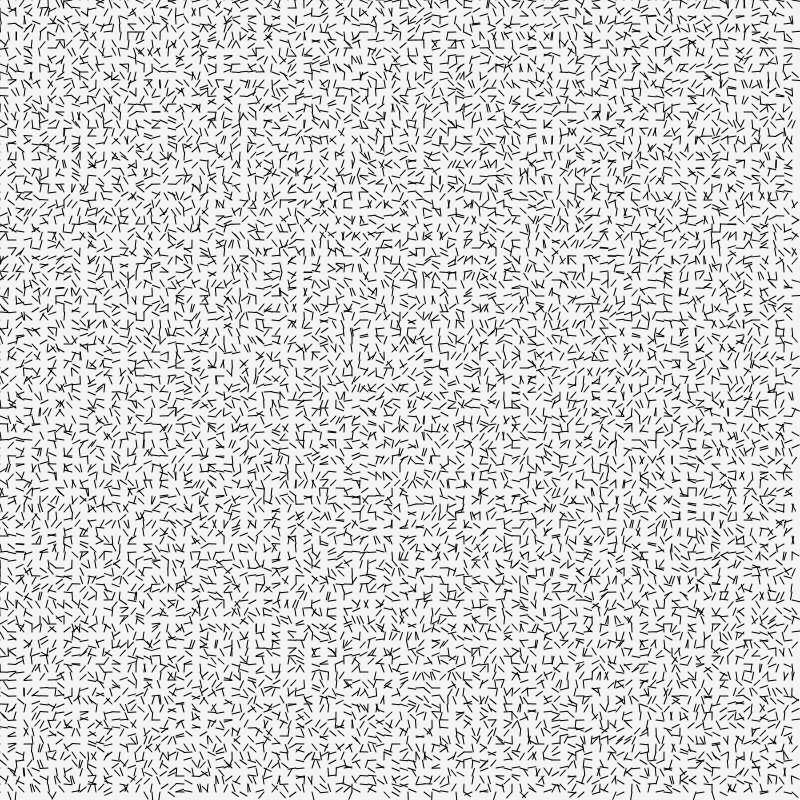
Frame 1 (no input)
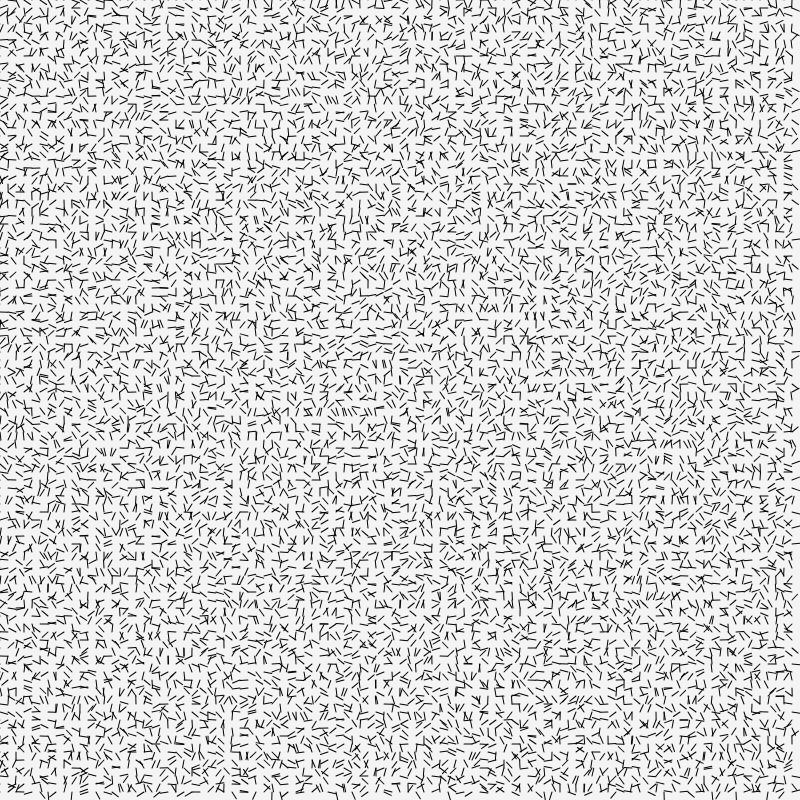
Frame 2 (the mouse pressed at the canvas centre, redrawn once)

The p5.js sketch that drew these frames (run headless with seeded random() and noise() and a simulated clock; the mouse was pressed at the canvas centre and the sketch redrawn once):

// p5.js sketch
// ── sketch.js
// Flow Field Perlin Noise
// Code for: https://youtu.be/BjoM9oKOAKY

let inc = 0.1;
let scl = 8;
let cols, rows;
let fr;

function setup() {
  createCanvas(800, 800);
  pixelDensity(1);
  cols = floor(width / scl);
  rows = floor(height / scl);
  fr = createP('');
}

function draw() {
  background('#f4f4f4');
  let yoff = 0;
  for (let y = 0; y < rows; y++) {
    let xoff = 0;
    for (let x = 0; x < cols; x++) {
      // let index = (x + y * width) * 4;
      let r = noise(xoff, yoff)*255;
      let v = p5.Vector.fromAngle(random(TWO_PI));
      xoff += inc;
      // draw vector as a line
      stroke(0);
      push();
      translate(x * scl, y * scl);
      rotate(v.heading());
      line(0, 0, scl, 0);
      pop();
    }
    yoff += inc;
  }
  noLoop();
  fr.html(floor(frameRate()));
}
